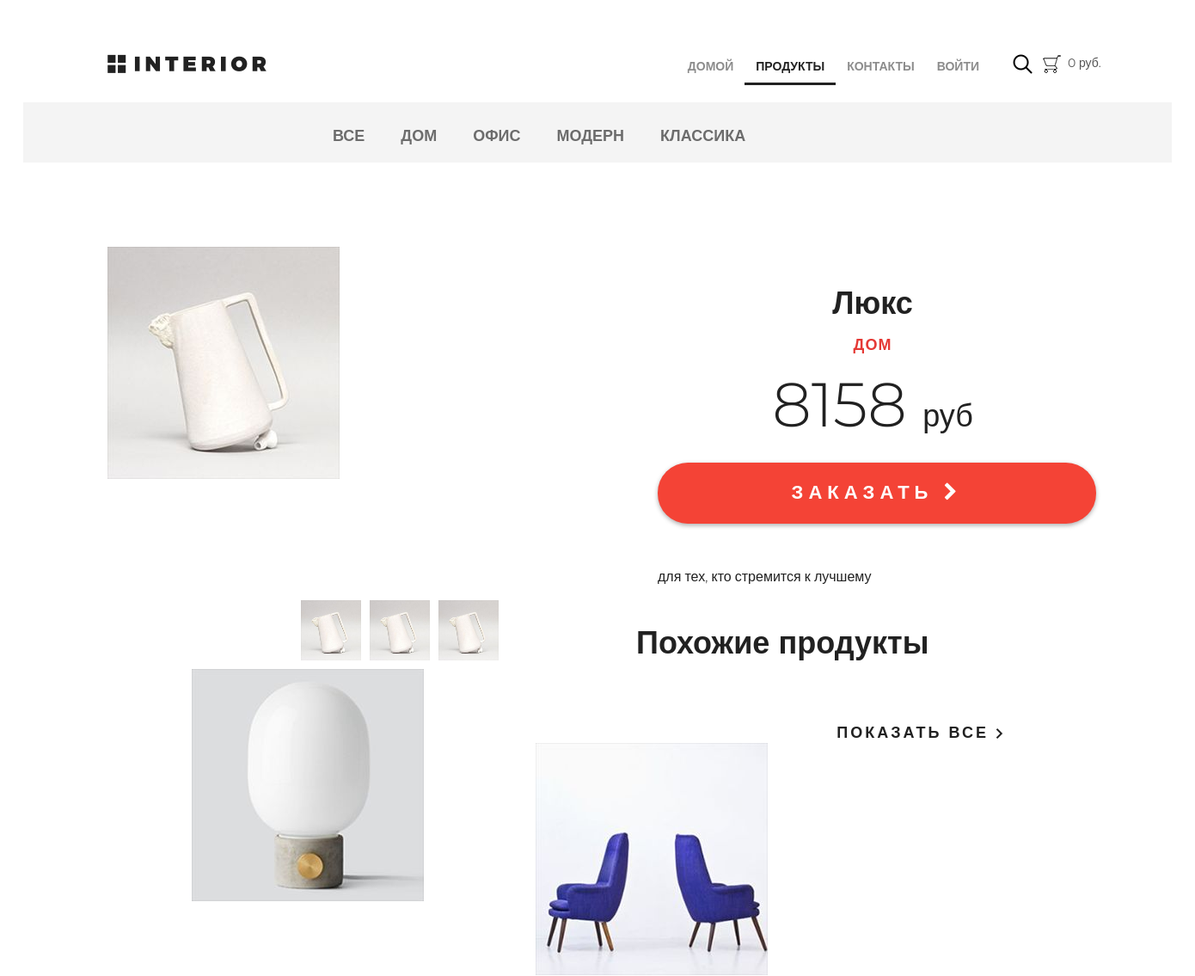
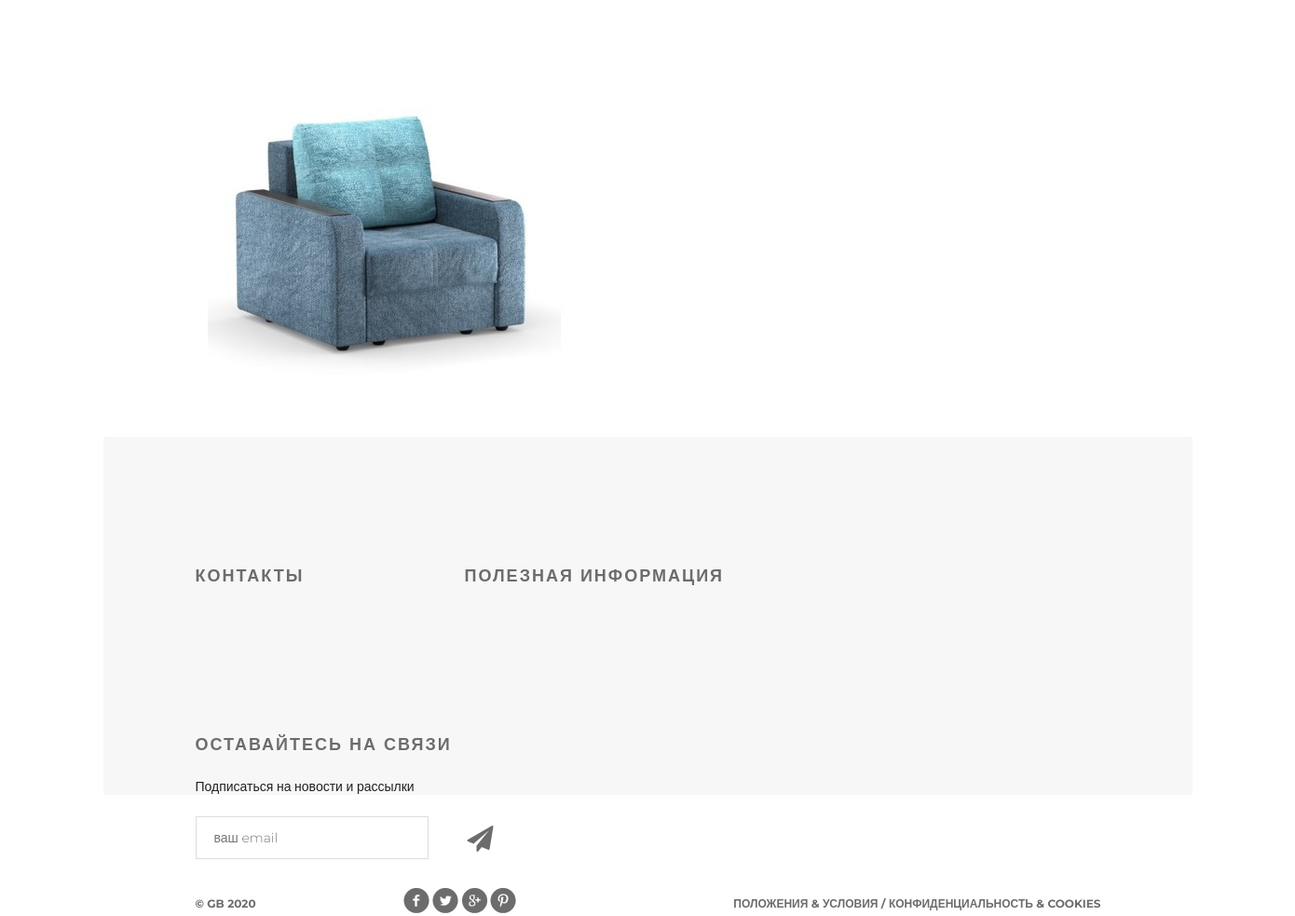
The app's page /products/product/43/ with its own data (2 pictures, top to bottom).
### mainapp/models.py (models this page shows, shortened)
class ProductCategory(models.Model):
    name = models.CharField(max_length=64, unique=True, verbose_name='имя')
    description = models.TextField(blank=True, verbose_name='описание')
    is_active = models.BooleanField(verbose_name='активна', default=True)
    class Meta:
        verbose_name = 'категория'
        verbose_name_plural = 'категории'

class Product(models.Model):
    category = models.ForeignKey(ProductCategory, on_delete=models.CASCADE)
    name = models.CharField(max_length=128, verbose_name='имя')
    image = models.ImageField(upload_to='products_images', blank=True, verbose_name='изображение')
    short_desc = models.CharField(max_length=128, verbose_name='краткое описание', blank=True)
    description = models.TextField(blank=True, verbose_name='описание')
    price = models.DecimalField(max_digits=8, decimal_places=2, default=0, verbose_name='цена')
    quantity = models.PositiveSmallIntegerField(default=0, verbose_name='количество товара')
    is_active = models.BooleanField(default=True, verbose_name='активен')
    class Meta:
        verbose_name = 'продукт'
        verbose_name_plural = 'продукты'

### mainapp/views.py (the view)
# urls.py: path('product/<int:pk>/', mainapp.product, name='product_page'),
def product(request, pk):
    product_item = get_object_or_404(Product, pk=pk)
    links_menu = ProductCategory.objects.filter(is_active=True)
    title = product_item.name
    content = {
        'title': title,
        'product': product_item,
        'links_menu': links_menu,
        'same_products': get_same_products(product_item),
    }
    return render(request, 'mainapp/product_page.html', content)

### adminapp/templatetags/custom_tags.py (called while the page is built)
@register.filter(name='media_folder_products')
def media_folder_products(string):
    if not string:
        string = 'products_images/default.jpg'
    return f'{settings.MEDIA_URL}{string}'

### mainapp/context_processors.py (called while the page is built)
def basket(request):
    basket_items = []
    if request.user.is_authenticated:
        basket_items = Basket.objects.filter(user=request.user)
    return {
        'basket': basket_items
    }

### mainapp/views.py (called while the page is built)
def get_same_products(hot_product):
    same_products = Product.objects.filter(category_id=hot_product.category_id).exclude(pk=hot_product.pk)[:3]
    return same_products

### mainapp/templates/mainapp/product_page.html (shortened to what this page needs)
{% extends 'mainapp/base.html' %}
{% load static %}
{% load custom_tags %}
{% block content %}
    <div class="details">
        <div class="links clearfix">
            {% include 'mainapp/inc/inc_categories_menu.html' %}
        </div>
        <div class="details-products">
            <div class="details-slider">
                <div class="slider-product">
                    <img src="{{ product.image|media_folder_products }}" alt="">
                </div>
                <div class="slider-control">
                    <div class="block">
                        <a href="#"><img src="{{ product.image|media_folder_products }}" alt="">
                        </a>
                    </div>
                    <div class="block">
                        <a href="#"><img src="{{ product.image|media_folder_products }}" alt="">
                        </a>
                    </div>
                    <div class="block">
                        <a href="#"><img src="{{ product.image|media_folder_products }}" alt="">
                        </a>
                    </div>
                </div>
            </div>
            <div class="description">
                <h3 class="big-bold">{{ product.name|title }}</h3>
                <h3 class="red">{{ product.category.name }}</h3>
                <p class="price"> {{ product.price|floatformat:0 }} <span>руб</span></p>
                <a href="{% url 'basket:add' product.pk %}" class="red-button">
                    заказать <i class="fa fa-chevron-right" aria-hidden="true"></i>
                </a>
                <div class="description-text">
                    {{ product.description }}
                </div>
            </div>
            <div class="related">
                <div class="title clearfix">
                    <h2>Похожие продукты</h2>
                    <a class="explore" href="#">показать все <img src="{% static "img/arrow.png" %}" alt=""></a>
                </div>
                <div class="related-products clearfix">
                    {% for product in same_products %}
                        <div class="block">
                            <a href="{% url 'products:product_page' product.pk %}"><img
                                    src="{{ product.image|media_folder_products }}" alt="{{ product.short_desc }}">
                            </a>
                        </div>
                    {% endfor %}
                </div>
            </div>
        </div>
        <div class="clr"></div>
    </div>
{% endblock %}

### mainapp/templates/mainapp/inc/inc_categories_menu.html
<ul class="links-menu">
    <li>
        <a href="{% url 'products:category' 0 %}">
            Все
        </a>
    </li>
    {% for item in links_menu %}
        <li>
            <a href="{% url 'products:category' item.pk %}">
                {{ item.name }}
            </a>
        </li>
    {% endfor %}
</ul>

### static/css/style.css (style rules this page uses)
* { margin: 0; padding: 0; }
body { font-family: 'Montserrat', sans-serif; }
html, body { height: 100%; }
.slider-control .block a img { width: 70px; }
.clr { height: 384px; }
.clearfix:after { content: ""; display: block; clear: both; }
.explore { text-transform: uppercase; color: #212121; font-size: 18px; font-weight: 700; line-height: 24px; text-align: center; float: right; margin-top: 138px; letter-spacing: 3px; text-decoration: none; }
.big-bold { color: #212121; font-size: 36px; font-weight: 700; text-align: left; margin-bottom: 24px; line-height: 36px; }
.title { height: 152px; margin-right: 15px; }
.title h2 { float: left; margin-top: 118px; color: #212121; font-size: 36px; font-weight: 700; text-align: left; margin-left: 15px; }
.red { text-transform: uppercase; color: #e53935; font-size: 18px; font-weight: 700; text-align: left; letter-spacing: 1px; line-height: 17px; margin-bottom: 22px; }
.links { height: 70px; background-color: #f4f4f4; position: relative; padding-left: 360px; }
.links-menu { margin: 27px auto 0px; position: absolute; }
.links-menu li { float: left; list-style-type: none; padding-right: 42px; }
.links-menu li a { text-decoration: none; color: #6c6c6c; font-size: 18px; font-weight: 700; text-transform: uppercase; }
.details-products { padding-left: 98px; padding-right: 98px; margin-top: 98px; height: 551px; }
.details-slider { width: 570px; float: left; margin-right: 30px; }
.slider-product { width: 570px; height: 400px; }
.slider-control { width: 420px; height: 70px; margin: 11px auto 0px; padding-left: 150px }
.slider-control .block { height: 70px; width: 70px; position: relative; float: left; margin-right: 10px; }
.description { width: 535px; float: right; padding-left: 35px }
.description .big-bold { color: #212121; font-size: 36px; font-weight: 700; text-align: center; margin-top: 47px; margin-bottom: 0px; }
.description .red { text-transform: uppercase; color: #e53935; font-size: 18px; font-weight: 700; text-align: center; letter-spacing: 1px; line-height: 17px; margin-top: 23px; margin-bottom: 36px; }
.description .price { color: #212121; font-size: 72px; font-weight: 300; line-height: 48px; text-align: center; }
.description .price span { color: #212121; font-size: 36px; font-weight: 300; line-height: 48px; text-align: center; }
.red-button { display: block; height: 71px; width: 510px; border-radius: 35px; background-color: #f44336; text-align: center; text-transform: uppercase; text-decoration: none; color: #ffffff; font-size: 22px; font-weight: 700; line-height: 24px; box-shadow: 0px 2px 4.85px 0.15px rgba(33, 33, 33, 0.35); line-height: 70px; letter-spacing: 6px; margin-top: 31px; }
.description-text { margin-top: 50px; color: #212121; font-size: 16px; font-weight: 300; line-height: 24px; text-align: left; }
.related { padding: 0px 98px; }
.related .title { height: 143px; margin-right: 0; }
.related .title h2 { margin-top: 45px; }
.related .title .explore { margin-top: 62px; }
.related-products { margin-bottom: 120px; }
.related-products .block a img { float: left; }
.related-products .block { float: left; margin-right: 30px; display: block; height: 370px; width: 370px; position: relative; }
.related-products .block:nth-child(3n) { margin-right: 0px; }

### records on screen
ProductCategory: name "ДОМ"
ProductCategory: name "ОФИС"
ProductCategory: name "МОДЕРН"
ProductCategory: name "КЛАССИКА"
Product: image|media_folder_products (picture), name "Люкс", category.name "ДОМ", price "8158", description "для тех, кто стремится к лучшему"
Product: image|media_folder_products (picture)
Product: image|media_folder_products (picture)
Product: image|media_folder_products (picture)
